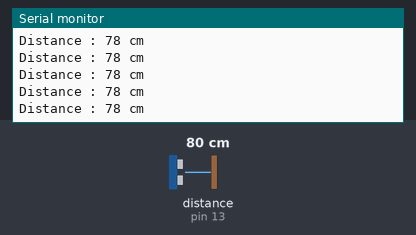
The sketch below on a simulated Arduino Uno, built with avr-gcc and run on an emulated ATmega328P. Shown: the last lines printed to the serial monitor. Wiring (inferred from the names in the program): ultrasonic range finder: trigger pin 12; echo pin 13. The test bench sets the inputs (shaded band); at power-on: distance to the obstacle (sensor on pin 13) 80 cm. The echo pulse lasts 58.3 µs per cm.

Above: at 1.2 s.
1.3 s: distance to the obstacle (sensor on pin 13) set to 120 cm
At 2.0 s:
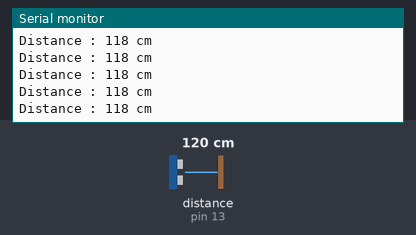
4.3 s: distance to the obstacle (sensor on pin 13) set to 2 cm
At 4.9 s:
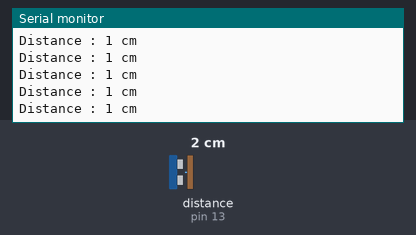
7.3 s: distance to the obstacle (sensor on pin 13) set to 18 cm
At 8.4 s:
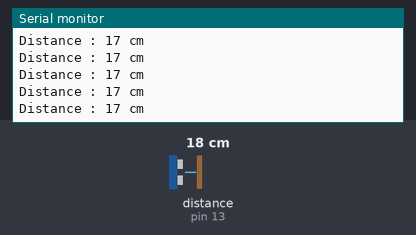
10.3 s: distance to the obstacle (sensor on pin 13) set to 4 cm
At 10.9 s:
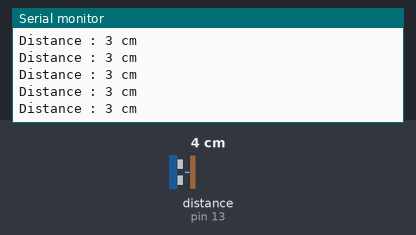
13.3 s: distance to the obstacle (sensor on pin 13) set to 35 cm
At 14.2 s:
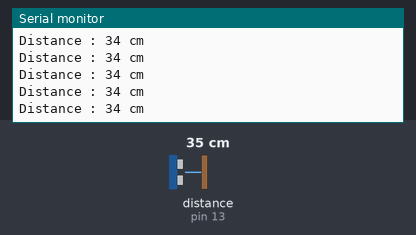
16.3 s: distance to the obstacle (sensor on pin 13) set to 250 cm
At 17.2 s:
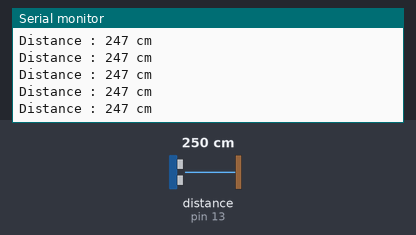
Timing chart, 0 to 19.3 s (numbered marks = the images above; inputs shaded):
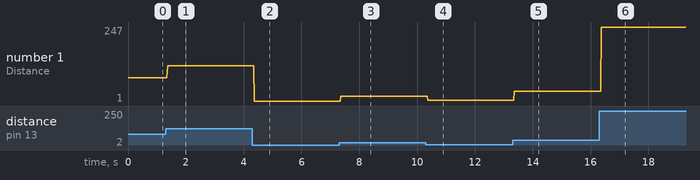

The sketch:

05_Ultrasound_Radar.ino
```cpp
int TrigPin = 12;
int EchoPin = 13;

void setup(){
  Serial.begin(9600);
  pinMode(TrigPin, OUTPUT);
  pinMode(EchoPin, INPUT);
}

void loop(){
  Serial.print("Distance : ");
  Serial.print(distance());
  Serial.println(" cm");
}

unsigned long distance(){
  unsigned long d;

  digitalWrite(TrigPin, LOW);
  delayMicroseconds(2);
  digitalWrite(TrigPin, HIGH);
  delayMicroseconds(10);
  digitalWrite(TrigPin, LOW);

  d = pulseIn(EchoPin, HIGH)*0.034/2;

  return d;
}
```

Measured:
- after the input at 1.3 s, the serial monitor: prints a new line after 0.07 s (image 1)
- after the input at 4.3 s, the serial monitor: prints a new line after 0.07 s (image 2)
- after the input at 7.3 s, the serial monitor: prints a new line after 0.06 s (image 3)
- after the input at 10.3 s, the serial monitor: prints a new line after 0.07 s (image 4)
- after the input at 13.3 s, the serial monitor: prints a new line after 0.06 s (image 5)
- after the input at 16.3 s, the serial monitor: prints a new line after 0.07 s (image 6)
- plotted number 1: 78 → 118 after the input at 1.3 s, 118 → 1 after the input at 4.3 s, 1 → 17 after the input at 7.3 s, 17 → 3 after the input at 10.3 s, 3 → 34 after the input at 13.3 s
